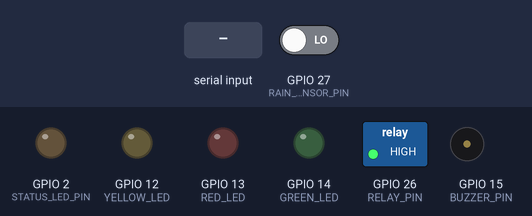
This sketch was run on a simulated ESP32. Shown: switched loads named in the sketch (green lamp = pin HIGH), output pins drawn as LEDs (lit = HIGH), buzzer (waves = sounding, pin HIGH). Inputs (shaded band) come from the test bench; at power-on: GPIO 27 (RAIN_SENSOR_PIN) LOW. What the sketch prints to the serial monitor is not drawn.

Above: at 1.5 s.
1.6 s: "4\n" received over Serial
At 2.4 s:
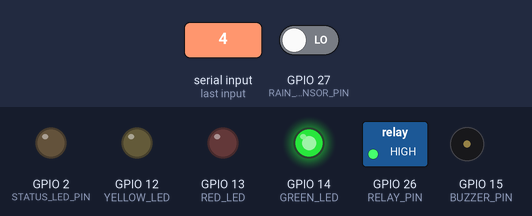
4.6 s: "90,45\n" received over Serial
At 4.75 s:
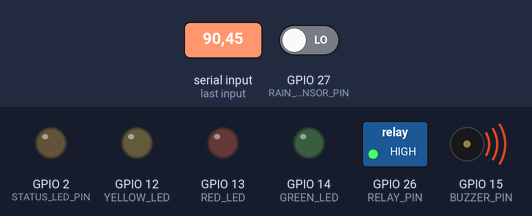
6.4 s: "1\n" received over Serial
At 7.3 s:
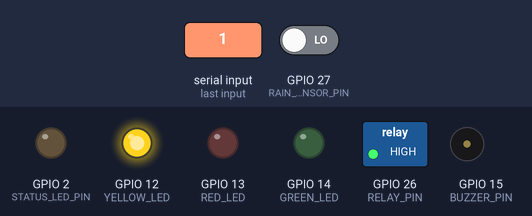
8.3 s: GPIO 27 (RAIN_SENSOR_PIN) driven HIGH
At 8.9 s:
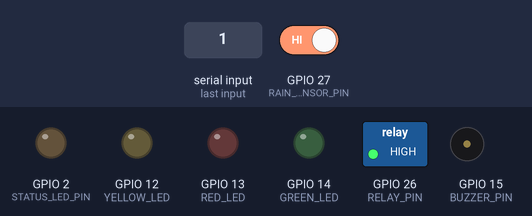
10.3 s: GPIO 27 (RAIN_SENSOR_PIN) driven LOW
At 11.6 s:
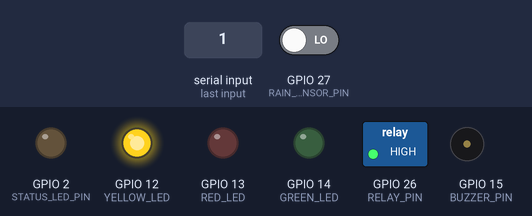
11.9 s: "30,150\n" received over Serial
At 13.0 s:
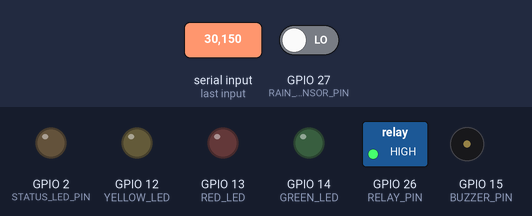
Timing chart, 0 to 14.5 s (numbered marks = the images above; inputs shaded):
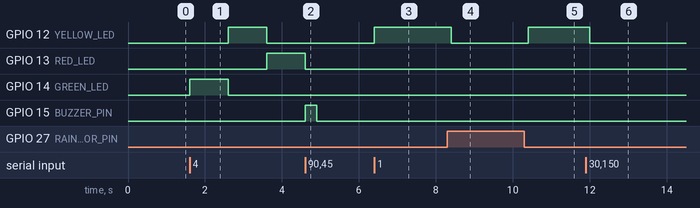

The sketch:

rain_hwtest.ino
```cpp
/*
  Aqua Guard - RAIN NODE BENCH TEST (no radio, no secrets, no pairing).
  Flash this BEFORE firmware/rain_node to check the wiring one part at a time.
  Serial monitor 115200 baud. Type a command + Enter:
    1  rain module   (prints wet/dry; yellow LED follows wet)
    2  ultrasonic    (prints cm; hold your hand ~10 cm then ~20 cm)
    3  turbidity     (prints raw ADC 0..4095; higher = clearer; compare clear vs dirty water; threshold 2500)
    4  LEDs          (green, yellow, red one after another, 1 s each)
    5  buzzer        (one 300 ms beep)
    6  relay pin     (prints the level; the relay is NEVER energised by this sketch)
    7  BOOT button   (prints UP/DOWN for 10 s; press and release BOOT)
    8  onboard LED   (blinks GPIO2: tells you if it is active-HIGH or active-LOW on your board: it should blink, not stay lit)
    0  stop / all outputs off
  Pins are identical to firmware/rain_node.  The relay stays at its OFF level (HIGH, active-LOW module) the whole time.
*/
#include <Arduino.h>

#define RAIN_SENSOR_PIN 27
#define TRIG_PIN        5
#define ECHO_PIN        18
#define TURBIDITY_PIN   35
#define RELAY_PIN       26
#define GREEN_LED       14
#define YELLOW_LED      12
#define RED_LED         13
#define BUZZER_PIN      15
#define BTN_PIN         0
#define STATUS_LED_PIN  2
#define RELAY_OFF       HIGH     // active-LOW relay module: HIGH = de-energised

static int mode = 0;
static uint32_t t0 = 0;

static float distanceCm() {
  digitalWrite(TRIG_PIN, LOW); delayMicroseconds(3);
  digitalWrite(TRIG_PIN, HIGH); delayMicroseconds(10);
  digitalWrite(TRIG_PIN, LOW);
  unsigned long d = pulseIn(ECHO_PIN, HIGH, 25000UL);
  return d == 0 ? -1.0f : d * 0.0343f / 2.0f;
}
static void allOff() {
  digitalWrite(GREEN_LED, LOW); digitalWrite(YELLOW_LED, LOW); digitalWrite(RED_LED, LOW);
  digitalWrite(BUZZER_PIN, LOW); digitalWrite(STATUS_LED_PIN, LOW);
}

void setup() {
  digitalWrite(RELAY_PIN, RELAY_OFF);          // relay level is set before the pin becomes an output
  pinMode(RELAY_PIN, OUTPUT); digitalWrite(RELAY_PIN, RELAY_OFF);
  pinMode(RAIN_SENSOR_PIN, INPUT); pinMode(ECHO_PIN, INPUT); pinMode(TURBIDITY_PIN, INPUT);
  pinMode(TRIG_PIN, OUTPUT);
  pinMode(GREEN_LED, OUTPUT); pinMode(YELLOW_LED, OUTPUT); pinMode(RED_LED, OUTPUT);
  pinMode(BUZZER_PIN, OUTPUT); pinMode(STATUS_LED_PIN, OUTPUT); pinMode(BTN_PIN, INPUT_PULLUP);
  allOff();
  Serial.begin(115200); delay(300);
  Serial.println("\n=== RAIN NODE BENCH TEST === commands: 1 rain  2 ultrasonic  3 turbidity  4 LEDs  5 buzzer  6 relay pin  7 BOOT  8 onboard LED  0 stop");
  Serial.println("The relay is never energised by this sketch.");
}

void loop() {
  while (Serial.available()) {
    char c = Serial.read();
    if (c >= '0' && c <= '8') { mode = c - '0'; t0 = millis(); allOff(); Serial.printf("-- test %d --\n", mode); }
  }
  uint32_t el = millis() - t0;
  digitalWrite(RELAY_PIN, RELAY_OFF);
  switch (mode) {
    case 1: { bool wet = digitalRead(RAIN_SENSOR_PIN) == LOW; digitalWrite(YELLOW_LED, wet); Serial.printf("rain: %s (pin=%d)\n", wet ? "WET" : "dry", digitalRead(RAIN_SENSOR_PIN)); delay(400); break; }
    case 2: { float d = distanceCm(); if (d < 0) Serial.println("ultrasonic: NO ECHO (check TRIG 5 / ECHO 18 / 5 V supply / divider)"); else Serial.printf("ultrasonic: %.1f cm\n", d); delay(300); break; }
    case 3: { uint32_t s = 0; for (int i = 0; i < 16; i++) s += analogRead(TURBIDITY_PIN); uint16_t v = s / 16; Serial.printf("turbidity ADC: %u  -> %s (threshold 2500, higher = clearer)\n", v, v > 2500 ? "clear" : "NOT clear"); delay(400); break; }
    case 4: { int st = (el / 1000) % 4; digitalWrite(GREEN_LED, st == 0); digitalWrite(YELLOW_LED, st == 1); digitalWrite(RED_LED, st == 2);
              static int last = -1; if (st != last) { last = st; Serial.println(st == 0 ? "GREEN (GPIO14)" : st == 1 ? "YELLOW (GPIO12)" : st == 2 ? "RED (GPIO13)" : "all off"); } break; }
    case 5: { digitalWrite(BUZZER_PIN, el < 300); if (el > 300 && el < 330) Serial.println("buzzer beeped once (type 5 again to repeat)"); break; }
    case 6: Serial.printf("relay pin GPIO26 level = %s  (expected HIGH = de-energised)\n", digitalRead(RELAY_PIN) ? "HIGH" : "LOW"); delay(500); break;
    case 7: if (el < 10000) { Serial.printf("BOOT: %s\n", digitalRead(BTN_PIN) == LOW ? "DOWN" : "up"); delay(250); } else mode = 0; break;
    case 8: digitalWrite(STATUS_LED_PIN, (el / 500) % 2); { static int l = -1; int n = (el / 500) % 2; if (n != l) { l = n; Serial.printf("GPIO2 = %s\n", n ? "HIGH" : "LOW"); } } break;
    default: break;
  }
}
```

Measured:
- after the input at 1.6 s, GPIO 12 (YELLOW_LED): LOW → HIGH after 1.0 s, → LOW 1.0 s later; GPIO 13 (RED_LED): LOW → HIGH after 2.0 s; GPIO 14 (GREEN_LED): LOW → HIGH at once, → LOW 1.0 s later
- after the input at 4.6 s, GPIO 14 (GREEN_LED): stays LOW (without the input it goes to HIGH after 1.0 s); GPIO 15 (BUZZER_PIN): LOW → HIGH at once, → LOW 0.30 s later
- after the input at 6.4 s, GPIO 12 (YELLOW_LED): LOW → HIGH at once
- after the input at 8.3 s, GPIO 12 (YELLOW_LED): HIGH → LOW after 0.10 s
- after the input at 10.3 s, GPIO 12 (YELLOW_LED): LOW → HIGH after 0.10 s
- after the input at 11.9 s, GPIO 12 (YELLOW_LED): HIGH → LOW after 0.10 s
